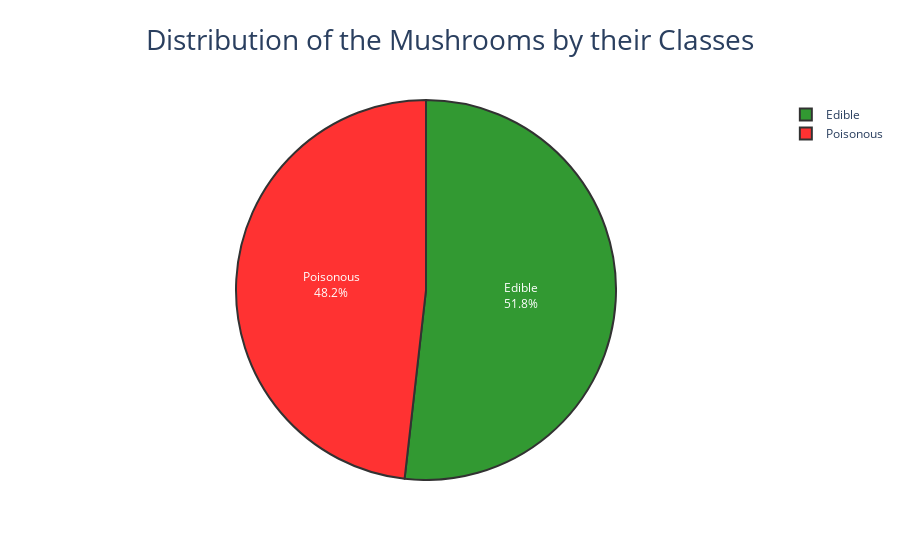

The notebook cell saved with this chart:
### Code cell
labels = ['Edible', 'Poisonous']
values = [mushroom_df.describe()['class']['freq'], mushroom_df.describe()['class']['count']-mushroom_df.describe()['class']['freq']]
colors = ['green', 'red']

fig = go.Figure(data=[go.Pie(labels=labels, values=values, opacity=0.8)])
fig.update_traces(textinfo='percent+label', marker=dict(line=dict(color='#000000', width=2), colors=colors))
fig.update_layout(title_text='Distribution of the Mushrooms by their Classes', title_x=0.5, title_font=dict(size=28))
fig.show()

### Figure 1 — Plotly figure (JSON) as saved in the notebook; plotly's stock layout.template omitted (floating-point values rounded to 4 significant figures)
{"data": [{"labels": ["Edible", "Poisonous"], "marker": {"colors": ["green", "red"], "line": {"color": "#000000", "width": 2}}, "opacity": 0.8, "textinfo": "percent+label", "type": "pie", "values": [4208, 3916]}], "layout": {"title": {"font": {"size": 28}, "text": "Distribution of the Mushrooms by their Classes", "x": 0.5}}}
